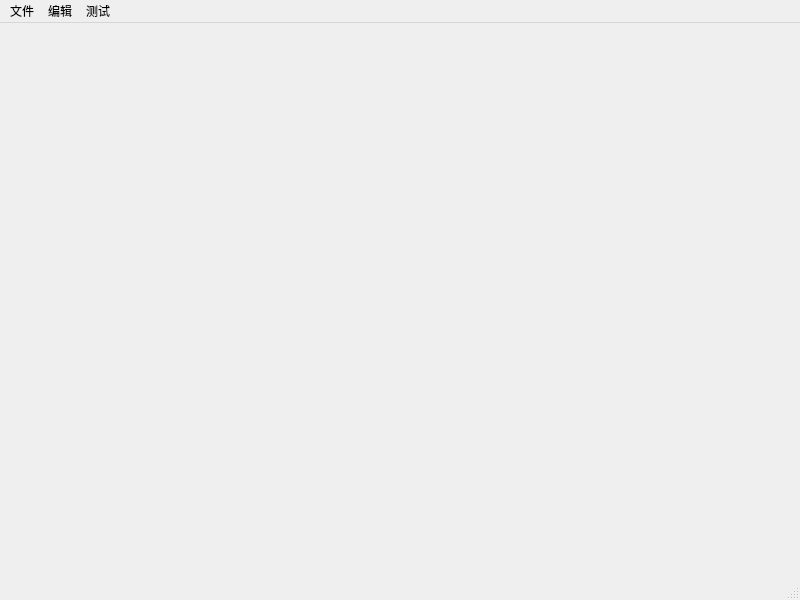
<?xml version="1.0" encoding="UTF-8"?>
<ui version="4.0">
 <class>MainWindow</class>
 <widget class="QMainWindow" name="MainWindow">
  <property name="geometry">
   <rect>
    <x>0</x>
    <y>0</y>
    <width>800</width>
    <height>600</height>
   </rect>
  </property>
  <property name="contextMenuPolicy">
   <enum>Qt::ActionsContextMenu</enum>
  </property>
  <property name="windowTitle">
   <string>OpencvTester</string>
  </property>
  <widget class="QWidget" name="centralwidget">
   <layout class="QGridLayout" name="gridLayout">
    <item row="1" column="0">
     <widget class="QWidget" name="widget" native="true">
      <widget class="QLabel" name="label">
       <property name="geometry">
        <rect>
         <x>0</x>
         <y>0</y>
         <width>16</width>
         <height>16</height>
        </rect>
       </property>
       <property name="text">
        <string/>
       </property>
      </widget>
     </widget>
    </item>
   </layout>
  </widget>
  <widget class="QMenuBar" name="menubar">
   <property name="geometry">
    <rect>
     <x>0</x>
     <y>0</y>
     <width>800</width>
     <height>23</height>
    </rect>
   </property>
   <widget class="QMenu" name="menu">
    <property name="title">
     <string>文件</string>
    </property>
    <addaction name="action"/>
    <addaction name="action_2"/>
   </widget>
   <widget class="QMenu" name="menu_2">
    <property name="title">
     <string>编辑</string>
    </property>
    <addaction name="action_3"/>
   </widget>
   <widget class="QMenu" name="menu_3">
    <property name="title">
     <string>测试</string>
    </property>
    <addaction name="action_4"/>
   </widget>
   <addaction name="menu"/>
   <addaction name="menu_2"/>
   <addaction name="menu_3"/>
  </widget>
  <widget class="QStatusBar" name="statusbar"/>
  <action name="action">
   <property name="text">
    <string>打开...</string>
   </property>
  </action>
  <action name="action_2">
   <property name="text">
    <string>保存</string>
   </property>
  </action>
  <action name="action_3">
   <property name="text">
    <string>打开编辑窗口</string>
   </property>
  </action>
  <action name="action_4">
   <property name="text">
    <string>输出参数列表</string>
   </property>
  </action>
 </widget>
 <resources/>
 <connections/>
</ui>
